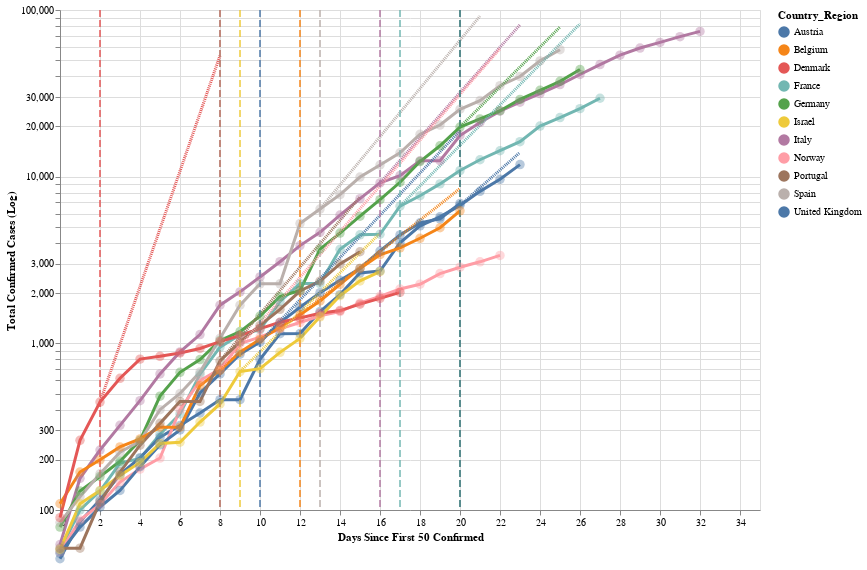

The code cell stored with this chart in its notebook:
### Code cell
# Logarithmic Axis (Stephen's prettier version)
chart_df = cases_df.loc[(cases_df.Days_from_N >= 0) * (cases_df.Days_from_N <= 32)]
for country in full_lockdown:
    if country not in days_since_N:
        continue
    val_to_insert = days_between(days_since_N[country], full_lockdown[country])
    # insert some dummy rows w/ Days_from_N == lockdown_day_from_N to get tooltip_rules w/ mouseover to work properly
    new_row = pd.Series({'Country_Region': country,
                         'lockdown_day_from_N': val_to_insert,
                         'Days_from_N': val_to_insert,
                        })
    chart_df = chart_df.append(new_row, ignore_index=True)

chart_df['x'] = chart_df.Days_from_N
chart_df['y'] = chart_df.Confirmed

nearest = alt.selection(type='single', nearest=True, on='mouseover',
                        fields=['x'], empty='none')

legend_selection = alt.selection_multi(fields=['Country_Region'], bind='legend')

brush = alt.selection_interval(name="brush", encodings=['x'])




shared_encodings = dict(
    x=alt.X("x:Q", scale=alt.Scale(domain=(0,32)), title = "Days Since First 50 Confirmed"),
    y=alt.Y("y:Q", title="Total Confirmed Cases (Log)", scale=alt.Scale(type='log',domain=(100,100000))),
    color=alt.Color("Country_Region"),
)

chart = alt.Chart(chart_df, width=700, height=500)

def _add_model_transformation_fields(base):
    return base.transform_calculate(
        model_y='datum.Lockdown_value * pow(datum.Lockdown_slope, datum.x - datum.Lockdown_x)'
    ).transform_filter(
        'datum.x >= datum.Lockdown_x'
    ).transform_filter(
        'datum.Confirmed !== null'
    ).transform_filter(
        'datum.model_y <= 100000'
    )

lines = chart.mark_line(size=3).encode(
    x=alt.X("x:Q", scale=alt.Scale(domain=(0,32)), title = "Days Since First 50 Confirmed"),
    y=alt.Y("y:Q", title="Total Confirmed Cases (Log)", scale=alt.Scale(type='log',domain=(100,100000))),
    color=alt.Color("Country_Region"),
    opacity=alt.condition(legend_selection, alt.value(3), alt.value(0.1)),
).transform_filter(
    'datum.Confirmed !== null'
).add_selection(legend_selection).add_selection(brush)

model_lines = _add_model_transformation_fields(
    chart.mark_line(size=3, strokeDash=[1,1]).encode(
        x=alt.X("x:Q", scale=alt.Scale(domain=(0,32)), title = "Days Since First 50 Confirmed"),
        y=alt.Y("model_y:Q", title="Total Confirmed Cases (Log)", scale=alt.Scale(type='log',domain=(100,100000))),
        color=alt.Color("Country_Region"),
        opacity=alt.condition(legend_selection, alt.value(3), alt.value(0)),
    )
)


points = chart.mark_point(size=90, filled=True).encode(
    x=alt.X("x:Q", scale=alt.Scale(domain=(0,32)), title = "Days Since First 50 Confirmed"),
    y=alt.Y("y:Q", title="Total Confirmed Cases (Log)", scale=alt.Scale(type='log',domain=(100,100000))),
    color=alt.Color("Country_Region"),
    opacity=alt.condition(legend_selection, alt.value(.4), alt.value(0)),
).transform_filter(
    'datum.Confirmed !== null'
)

# Transparent selectors across the chart. This is what tells us
# the x-value of the cursor
selectors = chart.mark_point().encode(
    x='x:Q',
    opacity=alt.value(0),
).add_selection(nearest)

# Draw points on the line, and highlight based on selection
tooltip_points = points.mark_point(filled=True).encode(
    opacity=alt.condition(nearest, alt.value(1), alt.value(0))
)
# Draw text labels near the points, and highlight based on selection
tooltip_text = points.mark_text(align='left', dx=5, dy=-5).encode(
    text=alt.condition(nearest, 'tooltip_text:N', alt.value(' ')),
    opacity=alt.condition(legend_selection, alt.value(3), alt.value(0.1)),
).transform_calculate(
    tooltip_text='datum.Country_Region + ": " + datum.y'
)
# Draw a rule at the location of the selection
tooltip_rules = chart.mark_rule(color='gray').encode(
    x='x:Q',
).transform_filter(
    nearest
)

brush_rule = chart.mark_rule(color='red').encode(
    x='brush_mid:Q'
).transform_filter(
    'isDefined(brush.x)'
)

brush_text = brush_rule.mark_text(align='center', dx=5, dy=-255).encode(
    text=alt.value('Line of no intervention'),
    color=alt.value('red')
).transform_filter(
    'isDefined(brush.x)'
)

lockdown_rules = chart.mark_rule(strokeDash=[7,3]).encode(
        x='x:Q',
        color=alt.Color("Country_Region"),
        opacity=alt.condition(legend_selection, alt.value(1), alt.value(0)),
).transform_filter(
    'datum.x == datum.lockdown_day_from_N'
)


#new lockdown text

# lockdown_text = chart.mark_text().encode(
#         x='x:Q',
#         color=alt.Color("Country_Region"),
#         text="HELLO"
#    #     opacity=alt.condition(legend_selection, alt.value(1), alt.value(0)),
# ).transform_filter(
#     'datum.x == datum.lockdown_day_from_N'
# )


lockdown_tooltip=lockdown_rules.mark_text(align='left', dx=5, dy=-220).encode(
    text=alt.condition(nearest, 'lockdown_tooltip_text:N', alt.value(' '))
).transform_calculate(
    lockdown_tooltip_text='datum.Country_Region + " locked down"'
)
alt.layer(
    lines,
    model_lines,
    selectors,
#    tooltip_points,
#    tooltip_text,
#     tooltip_rules,
#    brush_rule,
#    brush_text,
    lockdown_rules,
    lockdown_tooltip,
    points
).transform_calculate(
    brush_mid='isDefined(brush.x) ? 0.5 * (brush.x[0] + brush.x[1]) : 100'
)

### Figure 1 — Vega-Lite specification as saved in the notebook (floating-point values rounded to 4 significant figures; data arrays with more than 128 entries replaced by an {"elided": "..."} marker saying what was removed)
{"config": {"view": {"continuousWidth": 400, "continuousHeight": 300}}, "layer": [{"mark": {"type": "line", "size": 3}, "encoding": {"color": {"type": "nominal", "field": "Country_Region"}, "opacity": {"condition": {"value": 3, "selection": "selector054"}, "value": 0.1}, "x": {"type": "quantitative", "field": "x", "scale": {"domain": [0, 32]}, "title": "Days Since First 50 Confirmed"}, "y": {"type": "quantitative", "field": "y", "scale": {"domain": [100, 100000], "type": "log"}, "title": "Total Confirmed Cases (Log)"}}, "height": 500, "selection": {"selector054": {"type": "multi", "fields": ["Country_Region"], "bind": "legend"}, "brush": {"type": "interval", "encodings": ["x"]}}, "transform": [{"filter": "datum.Confirmed !== null"}], "width": 700}, {"mark": {"type": "line", "size": 3, "strokeDash": [1, 1]}, "encoding": {"color": {"type": "nominal", "field": "Country_Region"}, "opacity": {"condition": {"value": 3, "selection": "selector054"}, "value": 0}, "x": {"type": "quantitative", "field": "x", "scale": {"domain": [0, 32]}, "title": "Days Since First 50 Confirmed"}, "y": {"type": "quantitative", "field": "model_y", "scale": {"domain": [100, 100000], "type": "log"}, "title": "Total Confirmed Cases (Log)"}}, "height": 500, "transform": [{"calculate": "datum.Lockdown_value * pow(datum.Lockdown_slope, datum.x - datum.Lockdown_x)", "as": "model_y"}, {"filter": "datum.x >= datum.Lockdown_x"}, {"filter": "datum.Confirmed !== null"}, {"filter": "datum.model_y <= 100000"}], "width": 700}, {"mark": "point", "encoding": {"opacity": {"value": 0}, "x": {"type": "quantitative", "field": "x"}}, "height": 500, "selection": {"selector053": {"type": "single", "nearest": true, "on": "mouseover", "fields": ["x"], "empty": "none"}}, "width": 700}, {"mark": {"type": "rule", "strokeDash": [7, 3]}, "encoding": {"color": {"type": "nominal", "field": "Country_Region"}, "opacity": {"condition": {"value": 1, "selection": "selector054"}, "value": 0}, "x": {"type": "quantitative", "field": "x"}}, "height": 500, "transform": [{"filter": "datum.x == datum.lockdown_day_from_N"}], "width": 700}, {"mark": {"type": "text", "align": "left", "dx": 5, "dy": -220}, "encoding": {"color": {"type": "nominal", "field": "Country_Region"}, "opacity": {"condition": {"value": 1, "selection": "selector054"}, "value": 0}, "text": {"condition": {"type": "nominal", "field": "lockdown_tooltip_text", "selection": "selector053"}, "value": " "}, "x": {"type": "quantitative", "field": "x"}}, "height": 500, "transform": [{"filter": "datum.x == datum.lockdown_day_from_N"}, {"calculate": "datum.Country_Region + \" locked down\"", "as": "lockdown_tooltip_text"}], "width": 700}, {"mark": {"type": "point", "filled": true, "size": 90}, "encoding": {"color": {"type": "nominal", "field": "Country_Region"}, "opacity": {"condition": {"value": 0.4, "selection": "selector054"}, "value": 0}, "x": {"type": "quantitative", "field": "x", "scale": {"domain": [0, 32]}, "title": "Days Since First 50 Confirmed"}, "y": {"type": "quantitative", "field": "y", "scale": {"domain": [100, 100000], "type": "log"}, "title": "Total Confirmed Cases (Log)"}}, "height": 500, "transform": [{"filter": "datum.Confirmed !== null"}], "width": 700}], "data": {"name": "data-782d349f516c5d6384b2c1728780f8b5"}, "transform": [{"calculate": "isDefined(brush.x) ? 0.5 * (brush.x[0] + brush.x[1]) : 100", "as": "brush_mid"}], "$schema": "https://vega.github.io/schema/vega-lite/v4.0.2.json", "datasets": {"data-782d349f516c5d6384b2c1728780f8b5": {"elided": "265 records"}}}
